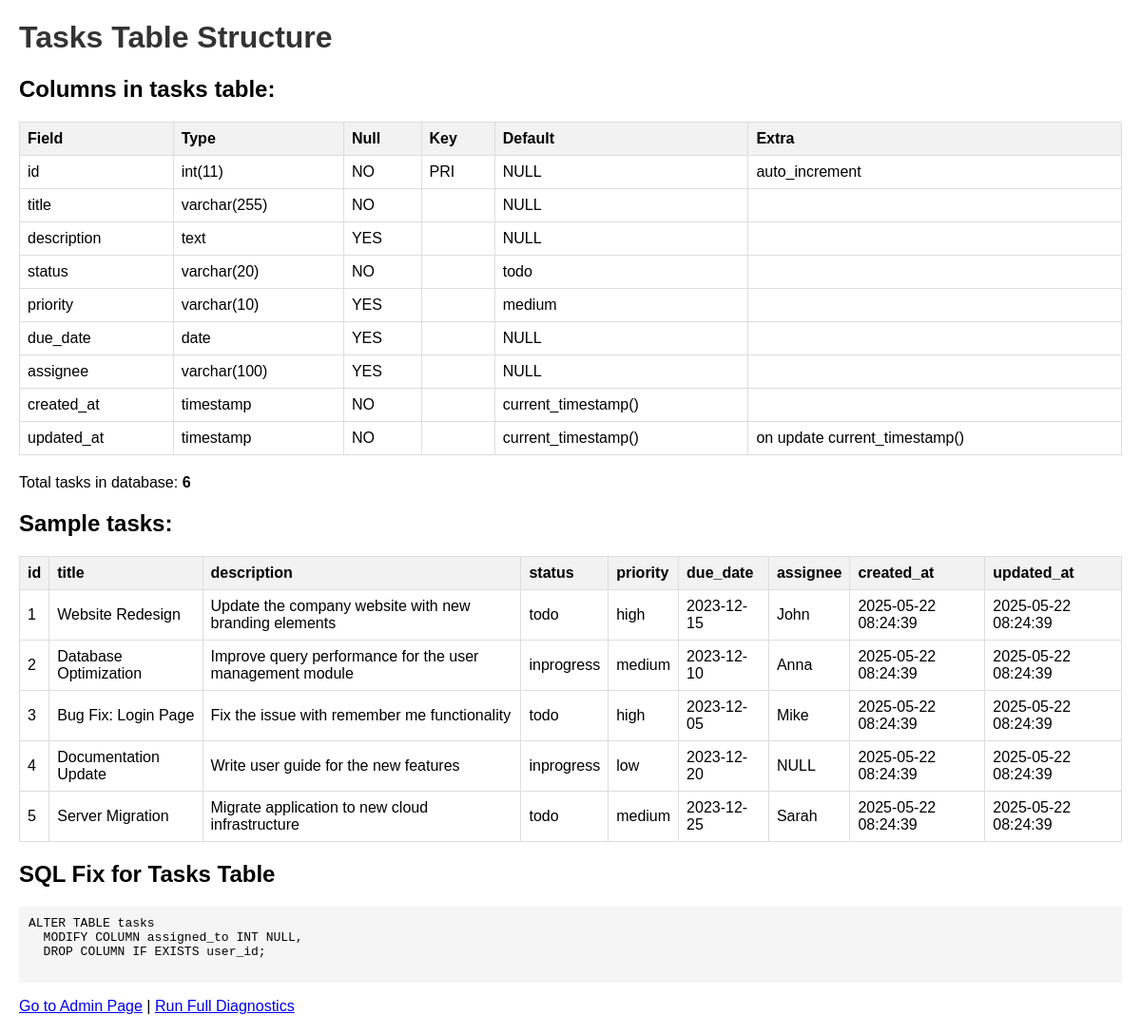
The page /task_table_check.php on the database its author committed.
### tables this page shows
CREATE TABLE IF NOT EXISTS `tasks` (
  `id` int(11) NOT NULL AUTO_INCREMENT,
  `title` varchar(255) NOT NULL,
  `description` text,
  `status` varchar(20) NOT NULL DEFAULT 'todo',
  `priority` varchar(10) DEFAULT 'medium',
  `due_date` date DEFAULT NULL,
  `assignee` varchar(100) DEFAULT NULL,
  `created_at` timestamp NOT NULL DEFAULT CURRENT_TIMESTAMP,
  `updated_at` timestamp NOT NULL DEFAULT CURRENT_TIMESTAMP ON UPDATE CURRENT_TIMESTAMP,
  PRIMARY KEY (`id`)
);

### public/task_table_check.php (the view, shortened to what this page needs)
<?php
require_once __DIR__ . '/../config.php';
?>
<!DOCTYPE html>
<html>
<head>
</head>
<body>
    <h1>Tasks Table Structure</h1>
    <?php
    try {
        $stmt = $pdo->query("DESCRIBE tasks");
        $columns = $stmt->fetchAll(PDO::FETCH_ASSOC);
        echo "<h2>Columns in tasks table:</h2>";
        echo "<table><tr><th>Field</th><th>Type</th><th>Null</th><th>Key</th><th>Default</th><th>Extra</th></tr>";
        foreach ($columns as $col) {
            echo "<tr>";
            foreach ($col as $key => $value) {
                echo "<td>" . htmlspecialchars($value ?? "NULL") . "</td>";
            }
            echo "</tr>";
        }
        echo "</table>";
        $stmt = $pdo->query("SELECT COUNT(*) FROM tasks");
        $taskCount = $stmt->fetchColumn();
        echo "<p>Total tasks in database: <strong>{$taskCount}</strong></p>";
        if ($taskCount > 0) {
            $stmt = $pdo->query("SELECT * FROM tasks LIMIT 5");
            $sampleTasks = $stmt->fetchAll(PDO::FETCH_ASSOC);
            echo "<h2>Sample tasks:</h2>";
            echo "<table><tr>";
            foreach (array_keys($sampleTasks[0]) as $key) {
                echo "<th>" . htmlspecialchars($key) . "</th>";
            }
            echo "</tr>";
            foreach ($sampleTasks as $task) {
                echo "<tr>";
                foreach ($task as $value) {
                    echo "<td>" . htmlspecialchars($value ?? "NULL") . "</td>";
                }
                echo "</tr>";
            }
            echo "</table>";
        }
    } catch (PDOException $e) {
        echo '<div class="error">';
        echo '<p>Error checking tasks table: ' . htmlspecialchars($e->getMessage()) . '</p>';
        echo '</div>';
    }
    ?>
    <h2>SQL Fix for Tasks Table</h2>
    <pre>
ALTER TABLE tasks
  MODIFY COLUMN assigned_to INT NULL,
  DROP COLUMN IF EXISTS user_id;
    </pre>
    <p>
        <a href="/admin.php">Go to Admin Page</a> |
        <a href="/diagnose.php">Run Full Diagnostics</a>
    </p>
</body>
</html>

### public/task_table_check.php (style rules this page uses)
body { font-family: Arial, sans-serif; margin: 20px; }
h1 { color: #333; }
table { border-collapse: collapse; width: 100%; margin-bottom: 20px; }
th, td { border: 1px solid #ddd; padding: 8px; text-align: left; }
th { background-color: #f2f2f2; }
pre { background: #f5f5f5; padding: 10px; overflow: auto; }

### rows shown on the page
tasks: id "1", title "Website Redesign", description "Update the company website with new branding elements", status "todo", priority "high", due_date "2023-12-15", assignee "John", value "2025-05-22 08:24:39"
tasks: id "2", title "Database Optimization", description "Improve query performance for the user management module", status "inprogress", priority "medium", due_date "2023-12-10", assignee "Anna", value "2025-05-22 08:24:39"
tasks: id "3", title "Bug Fix: Login Page", description "Fix the issue with remember me functionality", status "todo", priority "high", due_date "2023-12-05", assignee "Mike", value "2025-05-22 08:24:39"
tasks: id "4", title "Documentation Update", description "Write user guide for the new features", status "inprogress", priority "low", due_date "2023-12-20", value "NULL", value "2025-05-22 08:24:39"
tasks: id "5", title "Server Migration", description "Migrate application to new cloud infrastructure", status "todo", priority "medium", due_date "2023-12-25", assignee "Sarah", value "2025-05-22 08:24:39"

### other values the page prints
$value "id"
$value "int(11)"
$value "NO"
$value "PRI"
$value "NULL"
$value "auto_increment"
$value "title"
$value "varchar(255)"
$value "description"
$value "text"
$value "YES"
$value "status"
$value "varchar(20)"
$value "todo"
$value "priority"
